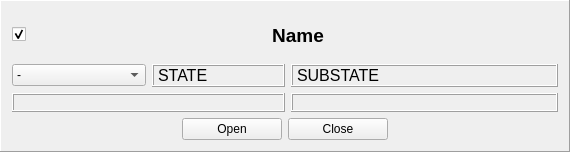
<?xml version="1.0" encoding="UTF-8"?>
<ui version="4.0">
 <class>Frame</class>
 <widget class="QFrame" name="Frame">
  <property name="geometry">
   <rect>
    <x>0</x>
    <y>0</y>
    <width>570</width>
    <height>152</height>
   </rect>
  </property>
  <property name="minimumSize">
   <size>
    <width>570</width>
    <height>152</height>
   </size>
  </property>
  <property name="windowTitle">
   <string>Frame</string>
  </property>
  <property name="frameShape">
   <enum>QFrame::Panel</enum>
  </property>
  <property name="frameShadow">
   <enum>QFrame::Raised</enum>
  </property>
  <layout class="QGridLayout" name="gridLayout">
   <item row="0" column="0">
    <layout class="QVBoxLayout" name="verticalLayout">
     <item>
      <layout class="QHBoxLayout" name="horizontalLayout">
       <item>
        <widget class="QCheckBox" name="check">
         <property name="maximumSize">
          <size>
           <width>20</width>
           <height>16777215</height>
          </size>
         </property>
         <property name="text">
          <string/>
         </property>
         <property name="checked">
          <bool>true</bool>
         </property>
        </widget>
       </item>
       <item>
        <widget class="QLabel" name="name">
         <property name="sizeIncrement">
          <size>
           <width>0</width>
           <height>25</height>
          </size>
         </property>
         <property name="font">
          <font>
           <pointsize>14</pointsize>
           <weight>75</weight>
           <bold>true</bold>
          </font>
         </property>
         <property name="styleSheet">
          <string notr="true">border-bottom: 1px solid black</string>
         </property>
         <property name="text">
          <string>Name</string>
         </property>
         <property name="alignment">
          <set>Qt::AlignCenter</set>
         </property>
        </widget>
       </item>
      </layout>
     </item>
     <item>
      <layout class="QGridLayout" name="gridLayout_3">
       <item row="0" column="0">
        <widget class="QComboBox" name="state_action">
         <item>
          <property name="text">
           <string>-</string>
          </property>
         </item>
         <item>
          <property name="text">
           <string>INIT</string>
          </property>
         </item>
         <item>
          <property name="text">
           <string>ENABLE</string>
          </property>
         </item>
         <item>
          <property name="text">
           <string>DISABLE</string>
          </property>
         </item>
         <item>
          <property name="text">
           <string>RESET</string>
          </property>
         </item>
        </widget>
       </item>
       <item row="0" column="1">
        <widget class="QLabel" name="state">
         <property name="font">
          <font>
           <pointsize>12</pointsize>
          </font>
         </property>
         <property name="frameShape">
          <enum>QFrame::Box</enum>
         </property>
         <property name="frameShadow">
          <enum>QFrame::Raised</enum>
         </property>
         <property name="text">
          <string>STATE</string>
         </property>
         <property name="alignment">
          <set>Qt::AlignLeading|Qt::AlignLeft|Qt::AlignVCenter</set>
         </property>
        </widget>
       </item>
       <item row="1" column="0" colspan="2">
        <widget class="QLabel" name="error_txt">
         <property name="font">
          <font>
           <pointsize>10</pointsize>
          </font>
         </property>
         <property name="frameShape">
          <enum>QFrame::Box</enum>
         </property>
         <property name="frameShadow">
          <enum>QFrame::Raised</enum>
         </property>
         <property name="text">
          <string/>
         </property>
         <property name="alignment">
          <set>Qt::AlignCenter</set>
         </property>
        </widget>
       </item>
       <item row="0" column="2" colspan="2">
        <widget class="QLabel" name="substate">
         <property name="font">
          <font>
           <pointsize>12</pointsize>
          </font>
         </property>
         <property name="frameShape">
          <enum>QFrame::Box</enum>
         </property>
         <property name="frameShadow">
          <enum>QFrame::Raised</enum>
         </property>
         <property name="text">
          <string>SUBSTATE</string>
         </property>
         <property name="alignment">
          <set>Qt::AlignLeading|Qt::AlignLeft|Qt::AlignVCenter</set>
         </property>
        </widget>
       </item>
       <item row="1" column="2" colspan="2">
        <widget class="QLabel" name="rpc_feedback">
         <property name="font">
          <font>
           <pointsize>10</pointsize>
          </font>
         </property>
         <property name="frameShape">
          <enum>QFrame::Box</enum>
         </property>
         <property name="frameShadow">
          <enum>QFrame::Raised</enum>
         </property>
         <property name="text">
          <string/>
         </property>
         <property name="alignment">
          <set>Qt::AlignCenter</set>
         </property>
        </widget>
       </item>
      </layout>
     </item>
     <item>
      <layout class="QHBoxLayout" name="horizontalLayout_3">
       <item>
        <spacer name="horizontalSpacer">
         <property name="orientation">
          <enum>Qt::Horizontal</enum>
         </property>
         <property name="sizeHint" stdset="0">
          <size>
           <width>40</width>
           <height>20</height>
          </size>
         </property>
        </spacer>
       </item>
       <item>
        <widget class="QPushButton" name="open">
         <property name="minimumSize">
          <size>
           <width>100</width>
           <height>0</height>
          </size>
         </property>
         <property name="text">
          <string>Open</string>
         </property>
        </widget>
       </item>
       <item>
        <widget class="QPushButton" name="close">
         <property name="minimumSize">
          <size>
           <width>100</width>
           <height>0</height>
          </size>
         </property>
         <property name="text">
          <string>Close</string>
         </property>
        </widget>
       </item>
       <item>
        <spacer name="horizontalSpacer_2">
         <property name="orientation">
          <enum>Qt::Horizontal</enum>
         </property>
         <property name="sizeHint" stdset="0">
          <size>
           <width>40</width>
           <height>20</height>
          </size>
         </property>
        </spacer>
       </item>
      </layout>
     </item>
    </layout>
   </item>
  </layout>
 </widget>
 <resources/>
 <connections/>
</ui>
